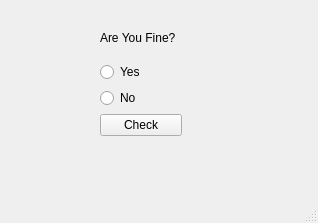
<?xml version="1.0" encoding="UTF-8"?>
<ui version="4.0">
 <class>MainWindow</class>
 <widget class="QMainWindow" name="MainWindow">
  <property name="geometry">
   <rect>
    <x>0</x>
    <y>0</y>
    <width>318</width>
    <height>223</height>
   </rect>
  </property>
  <property name="windowTitle">
   <string>MainWindow</string>
  </property>
  <widget class="QWidget" name="centralwidget">
   <widget class="QWidget" name="">
    <property name="geometry">
     <rect>
      <x>100</x>
      <y>20</y>
      <width>82</width>
      <height>116</height>
     </rect>
    </property>
    <layout class="QVBoxLayout" name="verticalLayout_3">
     <item>
      <layout class="QVBoxLayout" name="verticalLayout_2">
       <item>
        <widget class="QLabel" name="label">
         <property name="text">
          <string>Are You Fine?</string>
         </property>
        </widget>
       </item>
       <item>
        <layout class="QVBoxLayout" name="verticalLayout">
         <item>
          <widget class="QRadioButton" name="Yes">
           <property name="text">
            <string>Yes</string>
           </property>
          </widget>
         </item>
         <item>
          <widget class="QRadioButton" name="No">
           <property name="text">
            <string>No</string>
           </property>
          </widget>
         </item>
        </layout>
       </item>
      </layout>
     </item>
     <item>
      <widget class="QPushButton" name="Check">
       <property name="text">
        <string>Check</string>
       </property>
      </widget>
     </item>
    </layout>
   </widget>
  </widget>
  <widget class="QMenuBar" name="menubar">
   <property name="geometry">
    <rect>
     <x>0</x>
     <y>0</y>
     <width>318</width>
     <height>25</height>
    </rect>
   </property>
  </widget>
  <widget class="QStatusBar" name="statusbar"/>
 </widget>
 <resources/>
 <connections/>
</ui>
